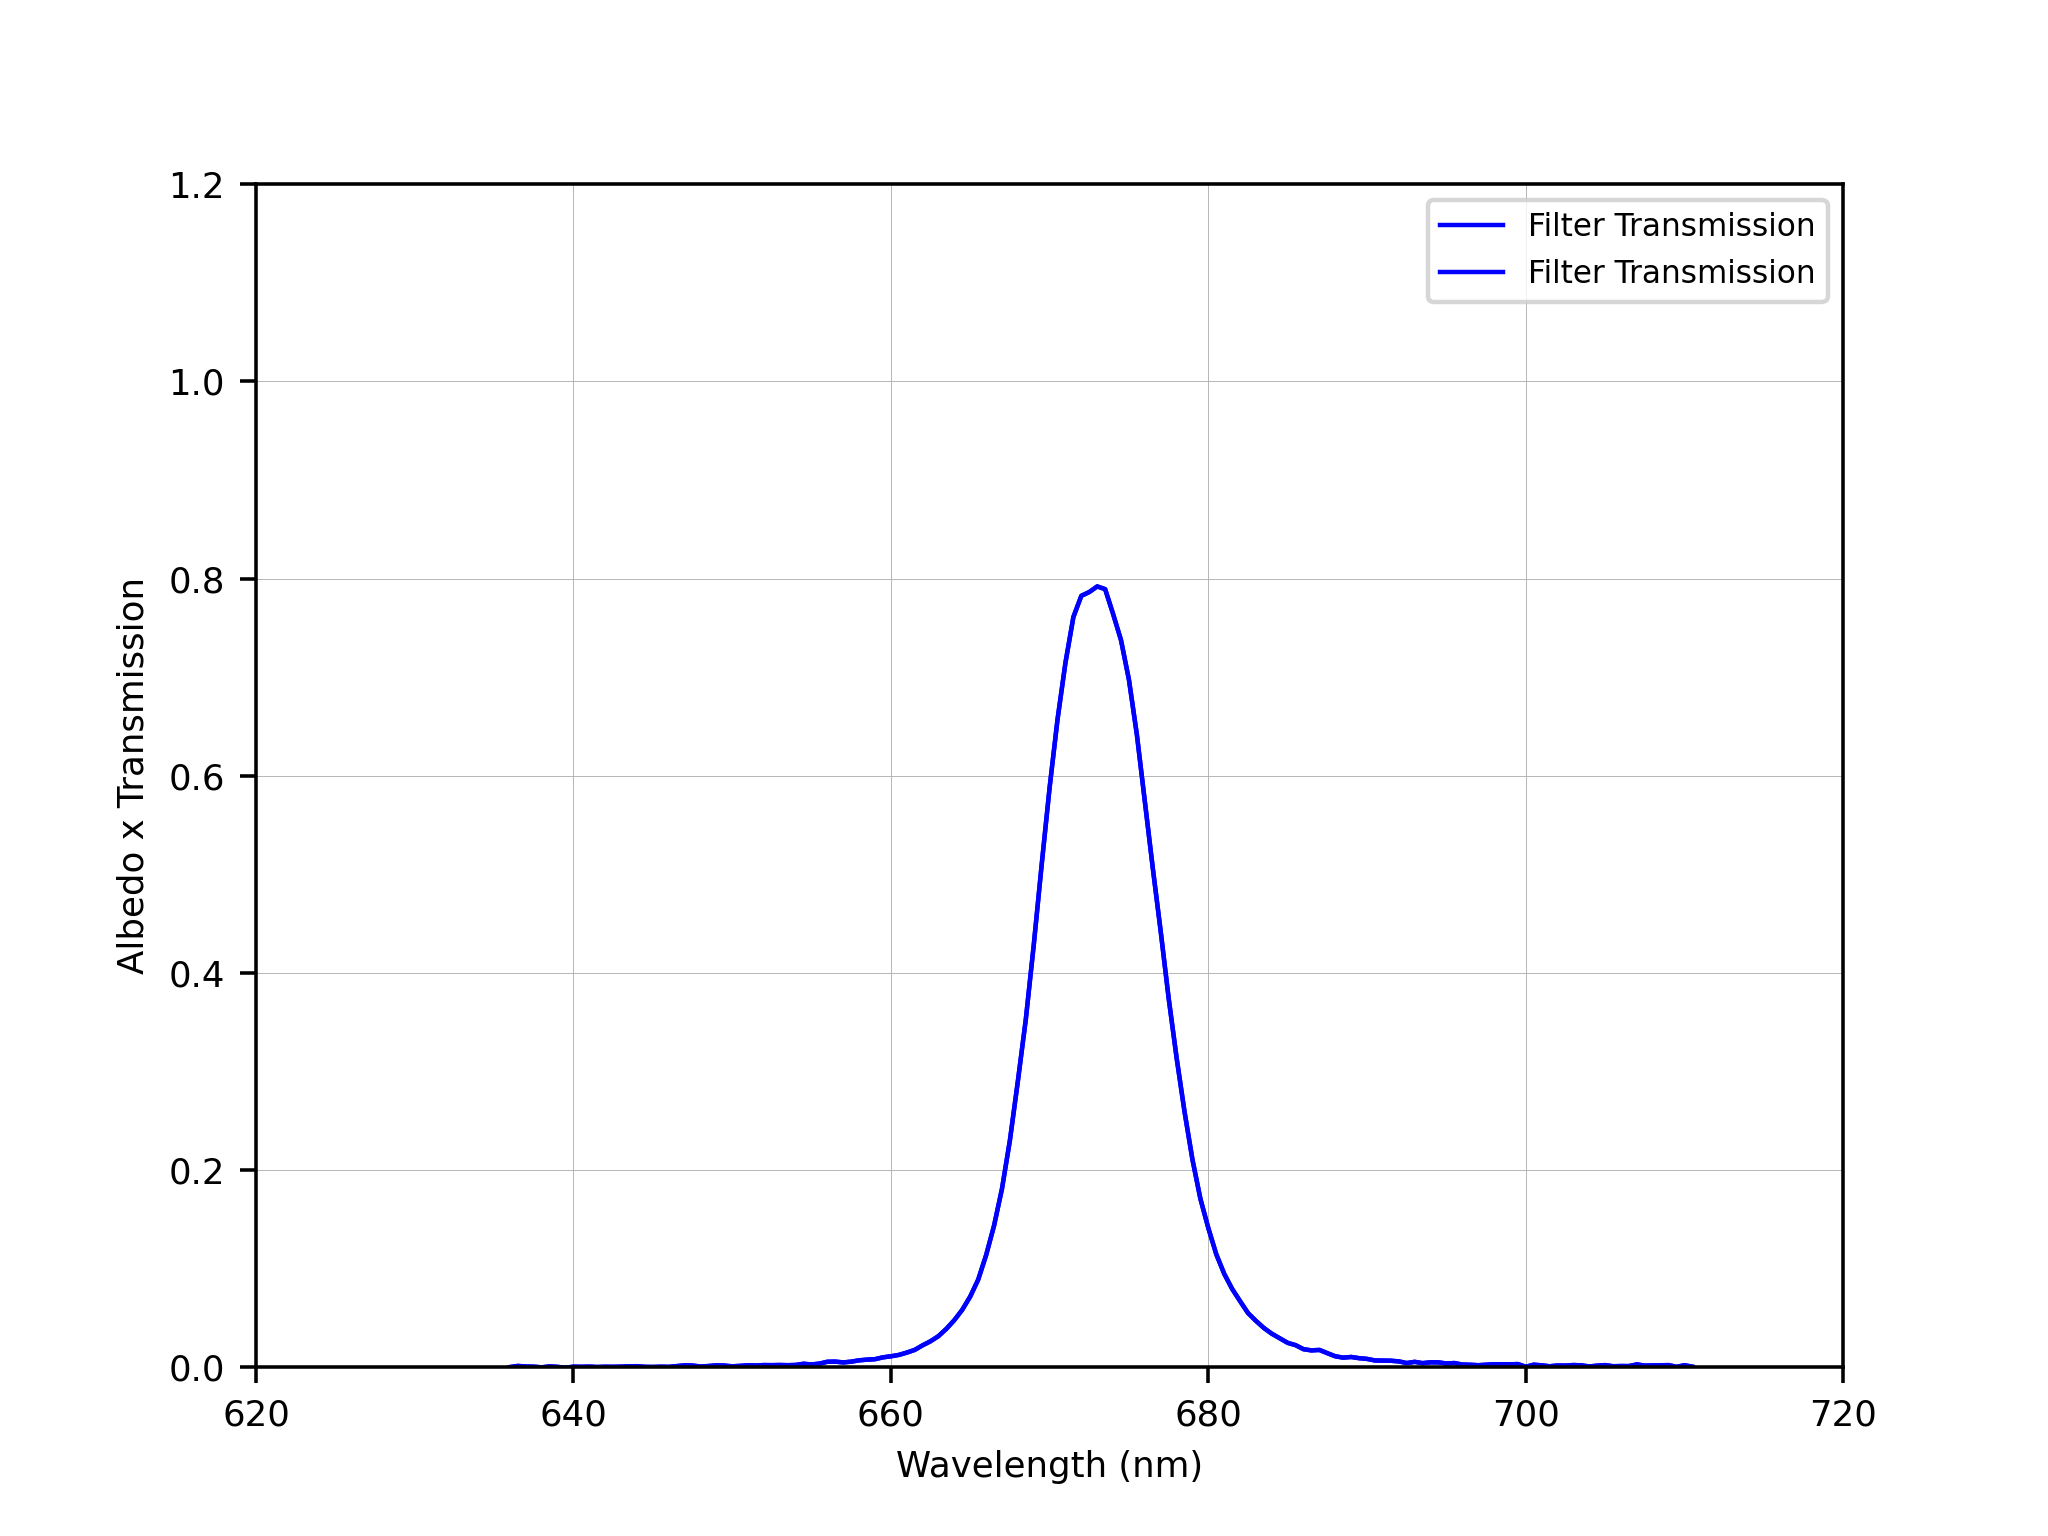

Reproduce this figure in Python.
# -*- coding: utf-8 -*-
"""
Created on Thu Jan 27 21:25:30 2022

@author: smhil
"""
import sys
sys.path.append('c:/Astronomy/Python Play')
sys.path.append('c:/Astronomy/Python Play/Util_P3')
sys.path.append('c:/Astronomy/Python Play/SPLibraries_P3')
sys.path.append('c:/Astronomy/Python Play/SpectroPhotometry/Spectroscopy_P3')
import matplotlib.pyplot as pl
import numpy as np
import GeneralSpecUtils_P3 as GSU
###### Retrieve filter transmissions and convovle with disk integrated albedoes

FilterFile="c:/Astronomy/Projects/Stars/Capella/Spectral Data/1D Spectra/Capella20201125024213_1D_WVCal.txt"
FilterOPNC = np.fromfile(file=FilterFile, dtype=float, count=-1, sep='\t')    
FilterOPNC=np.reshape(FilterOPNC,[int(FilterOPNC.size/2),2])

FilterFile="c:/Astronomy/Projects/Stars/Capella/Spectral Data/1D Spectra/Capella20201125025745_1D_WVCal.txt"
Filter672 = np.fromfile(file=FilterFile, dtype=float, count=-1, sep='\t')    
Filter672=np.reshape(Filter672,[int(Filter672.size/2),2])
Transmission672=GSU.SpectrumMath(Filter672,FilterOPNC,"Divide")

pl.subplot(1,1,1)
x0=620.
x1=720.
xtks=6
y0=0.0
y1=1.2
ytks=7

# Set x limits
pl.xlim(x0,x1)
# Set x ticks
pl.xticks(np.linspace(x0,x1,xtks, endpoint=True))
# Set y limits
pl.ylim(y0,y1)
pl.yticks(np.linspace(y0,y1,ytks, endpoint=True))
# Set y ticks
pl.grid(linewidth=0.2)
pl.tick_params(axis='both', which='major', labelsize=8)
pl.ylabel("Albedo x Transmission",fontsize=8,color="black")
pl.xlabel("Wavelength (nm)",fontsize=8)
pl.plot(Transmission672[:,0],Transmission672[:,1],label='Filter Transmission',linewidth=1,color='b')

pl.legend(fontsize=7)

pl.savefig('c:/Astronomy/Projects/Techniques/InstrumentPerformance-P3/Filters/672SII/672SII_Transmission.png',dpi=320)
np.savetxt('c:/Astronomy/Projects/Techniques/InstrumentPerformance-P3/Filters/672SII/672SII_Transmission.txt',
           Transmission672,delimiter=" ",fmt="%10.3F %10.7F")
